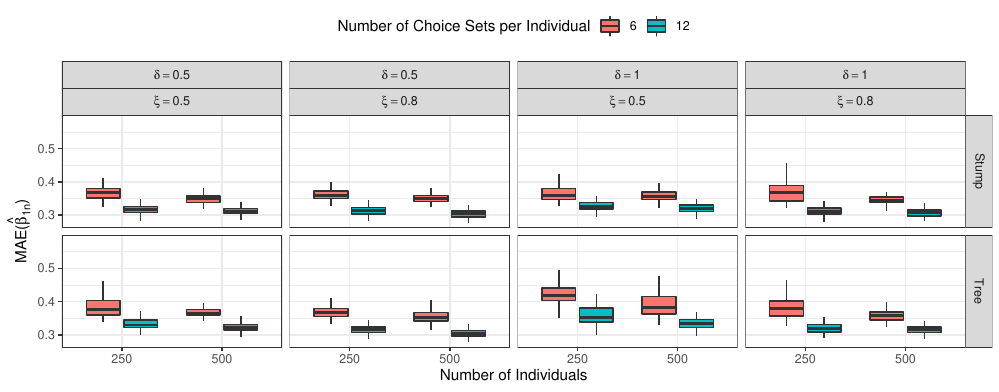

Generate this figure with R:
library(data.table)
library(ggplot2) 
library(latex2exp)
source(here::here('utils/utils_using_MobMixlogit.R'))


# Load simulation results
res <- readRDS("simulations_replication/mob_mixlogit_simulations/mob_mixlogit_simulations.rds")

# Load Data Set
df <- unlist_mob_simulations(res)

y_axis <-  "err_beta_1"      
x_axis <- "n.indiv"   
group  <- "n.choices" 
model  <- "model"

y_axis_title <- TeX("MAE($\\hat{\\beta}_{1n}$)")
x_axis_title <- "Number of Individuals"
group_title  <- "Number of Choice Sets"


p<- ggplot(df, aes_string(x=x_axis,
                          y=y_axis,
                          fill = group)) +
  geom_boxplot(outlier.alpha = 0,
               outlier.shape = 16,
               width =0.75) + 
  facet_grid(
    rows = vars( scenario),
    cols = vars(delta , xi)   ,
    labeller=label_parsed
  ) +
  theme(strip.text.x = element_text(size = 35, colour = "black"),
        strip.text.y = element_text(size = 35, colour = "black"))+
  labs(x     = x_axis_title , 
       y     = y_axis_title,
       fill='Number of Choice Sets per Individual') +
  theme(legend.text=element_text(size=75),
        legend.title=element_text(size=55),
        legend.key.width = unit(1.5,"cm")) + theme_bw()

p <-  p  + theme(legend.position="top")

p

filename <- "figure_error_b1.pdf"
route <- "simulations_replication/mob_mixlogit_simulations/"
name_and_route <- paste0(route,filename)

ggsave(filename = name_and_route,
       plot = p,
       width =  9.09*1.1 , height =  3.57*1.1)

